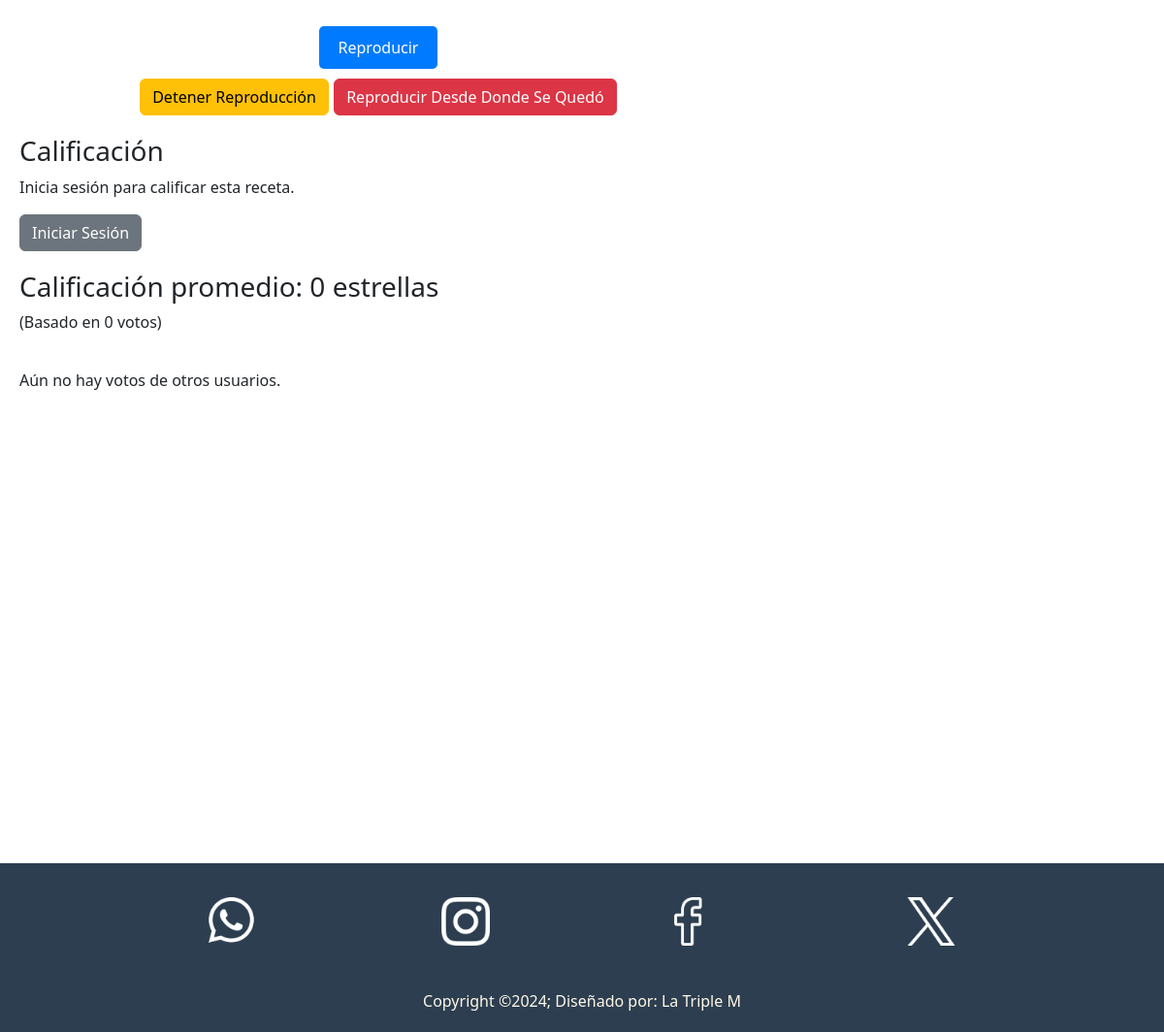
The app's page /receta.php?id=7 (lower part), older data.
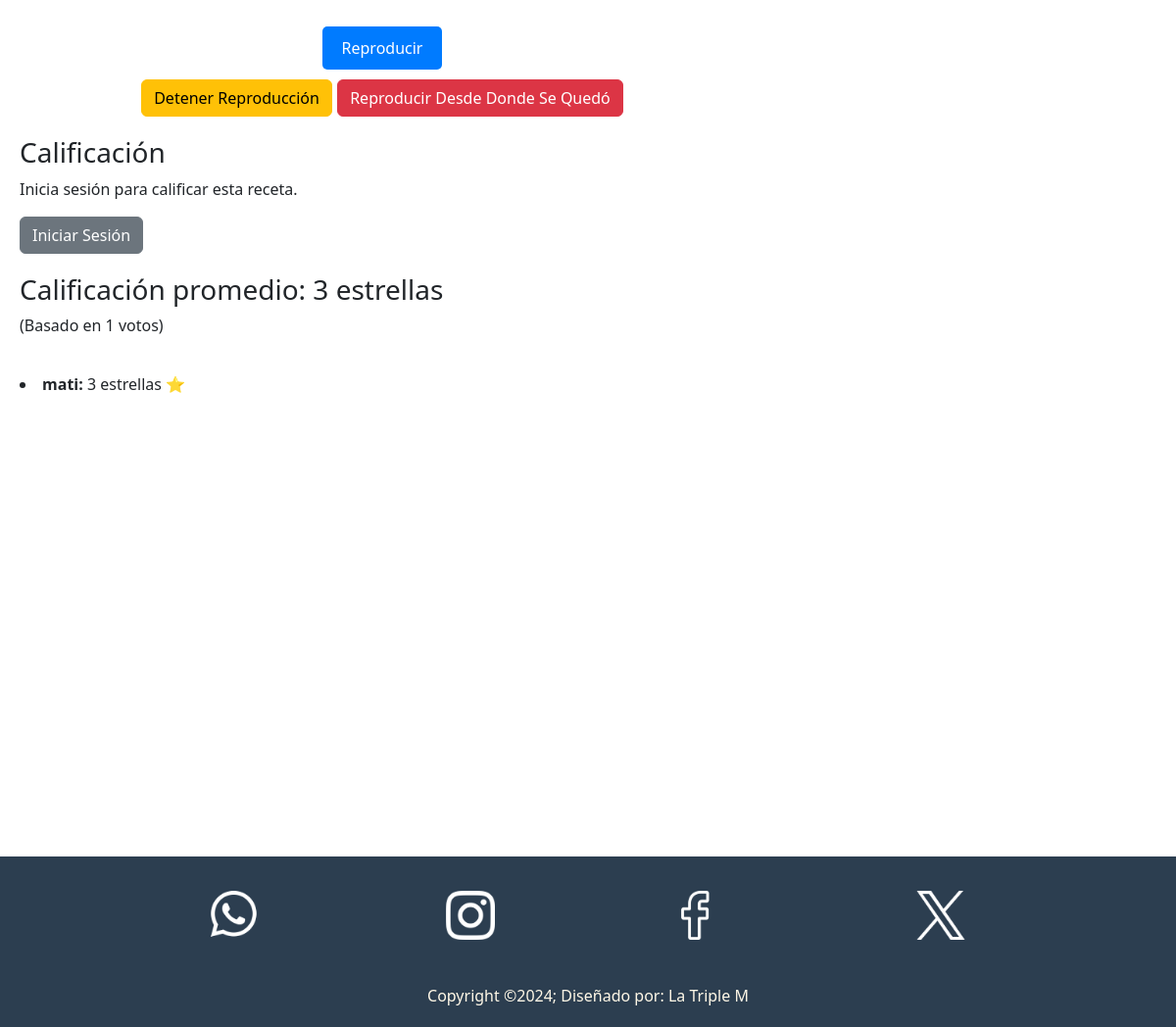
The same page, newer data.
### tables this page shows
CREATE TABLE `recetas` (
  `id` int(11) NOT NULL,
  `img` varchar(255) NOT NULL,
  `nombre` varchar(100) NOT NULL,
  `micro` varchar(250) NOT NULL,
  `categorias` varchar(255) DEFAULT NULL,
  `preparacion` text NOT NULL,
  `ingredientes` text NOT NULL,
  `calificacion_promedio` float DEFAULT 0,
  `numero_votos` int(11) DEFAULT 0
);

CREATE TABLE `votos` (
  `id` int(11) NOT NULL,
  `id_usuario` varchar(255) NOT NULL,
  `id_receta` int(11) NOT NULL,
  `calificacion` int(1) NOT NULL CHECK (`calificacion` between 1 and 5)
);

CREATE TABLE `usuario` (
  `email` varchar(255) NOT NULL,
  `contraseña` varchar(200) NOT NULL,
  `usuario` varchar(150) DEFAULT NULL
);

### receta.php (the view, shortened to what this page needs)
<?php
$servername = "localhost";
$username = "root";
$password = "";
$dbname = "cocina";
$mysqli = new mysqli($servername, $username, $password, $dbname);
$receta_id = isset($_GET['id']) ? (int)$_GET['id'] : 0;
$sql = "SELECT * FROM recetas WHERE id = ?";
$stmt = $mysqli->prepare($sql);
$stmt->bind_param("i", $receta_id);
$stmt->execute();
$result = $stmt->get_result();
if ($row = $result->fetch_assoc()):
?>
<!DOCTYPE html>
<html lang="en">
<head>
    <link href="https://cdn.jsdelivr.net/npm/bootstrap@5.3.0-alpha1/dist/css/bootstrap.min.css" rel="stylesheet">
    <link rel="stylesheet" href="css/styles.css">
</head>
<body>
    <main>
        <div class="Contendor_Preparacion" id="preparacion">
            <div class="paso_de_preparacion">
                <div class="botones">
                    <button type="button" class="btn btn-primary" id="leer">Reproducir</button>
                    <button type="button" class="btn btn-warning" id="detener">Detener Reproducción</button>
                    <button type="button" class="btn btn-danger" id="reproducir">Reproducir Desde Donde Se Quedó</button>
                </div>
            </div>
        <div class="calificacion">
            <h3>Calificación</h3>
            <?php if (isset($_SESSION['usuario_id'])): ?>
                <?php
                $usuario_id = $_SESSION['usuario_id'];
                $check_query = "SELECT calificacion FROM votos WHERE id_usuario = ? AND id_receta = ?";
                $check_stmt = $mysqli->prepare($check_query);
                $check_stmt->bind_param("si", $usuario_id, $receta_id);
                $check_stmt->execute();
                $voto_result = $check_stmt->get_result();
                $check_stmt->close();
                ?>
                <?php if ($voto_result->num_rows > 0): ?>
                    <p>Ya has calificado esta receta.</p>
                    <form action="paginas php/php/eliminar_voto.php" method="post">
                        <input type="hidden" name="receta_id" value="<?= htmlspecialchars($receta_id) ?>">
                        <input type="hidden" name="usuario_id" value="<?= htmlspecialchars($usuario_id) ?>">
                        <button type="submit" class="btn btn-danger">Eliminar mi voto</button>
                    </form>
                <?php else: ?>
                    <form action="paginas php/php/calificar_receta.php" method="post">
                        <input type="hidden" name="receta_id" value="<?= htmlspecialchars($receta_id) ?>">
                        <input type="hidden" name="usuario_id" value="<?= htmlspecialchars($usuario_id) ?>">
                        <label>
                            Calificación:
                            <select name="calificacion" required>
                                <option value="1">1 estrella ⭐</option>
                                <option value="2">2 estrellas ⭐⭐</option>
                                <option value="3">3 estrellas ⭐⭐⭐</option>
                                <option value="4">4 estrellas ⭐⭐⭐⭐</option>
                                <option value="5">5 estrellas ⭐⭐⭐⭐⭐</option>
                            </select>
                        </label>
                        <button type="submit" class="btn btn-primary">Enviar Calificación</button>
                    </form>
                <?php endif; ?>
            <?php else: ?>
                <p>Inicia sesión para calificar esta receta.</p>
                <a href="paginas php/login.html" class="btn btn-secondary">Iniciar Sesión</a>
            <?php endif; ?>
        </div>
        <div class="calificacion_promedio">
            <h3>Calificación promedio: <?= round($row['calificacion_promedio'] ?? 0, 1) ?> estrellas</h3>
            <p>(Basado en <?= $row['numero_votos'] ?? 0 ?> votos)</p>
        </div>
        <?php
$votos_query = "SELECT usuario.usuario AS nombre, votos.calificacion
                FROM votos
                INNER JOIN usuario ON votos.id_usuario = usuario.email
                WHERE votos.id_receta = ?";
$votos_stmt = $mysqli->prepare($votos_query);
$votos_stmt->bind_param("i", $receta_id);
$votos_stmt->execute();
$votos_result = $votos_stmt->get_result();
if ($votos_result->num_rows > 0):
    while ($voto = $votos_result->fetch_assoc()):
        echo "<li><strong>" . htmlspecialchars($voto['nombre']) . ":</strong> "
             . htmlspecialchars($voto['calificacion']) . " estrellas ⭐</li>";
    endwhile;
else:
    echo "<p>Aún no hay votos de otros usuarios.</p>";
endif;
?>
        </div>
    </main>
    <footer>
        <div class="footerContainer">
            <div class="redes">
                <a href=""><img src="img/iconos/whatsapp-f.png" alt=""></a>
                <a href=""><img src="img/iconos/instagram-f.png" alt=""></a>
                <a href=""><img src="img/iconos/facebook-f.png" alt=""></a>
                <a href=""><img src="img/iconos/x-f.png" alt=""></a>
            </div>
            <p>Copyright &copy;2024; Diseñado por: La Triple M</p>
        </div>
    </footer>
</body>
</html>
<?php
else:
    echo "<p>Receta no encontrada.</p>";
endif;
?>

Row changes from the older to the newer data that the page shows:
changed recetas: calificacion_promedio "0" → "3"; numero_votos "0" → "1"
added votos: id_usuario.usuario "mati", calificacion "3"
Text that changed along with them:
text no longer shown: "Aún no hay votos de otros usuarios."
